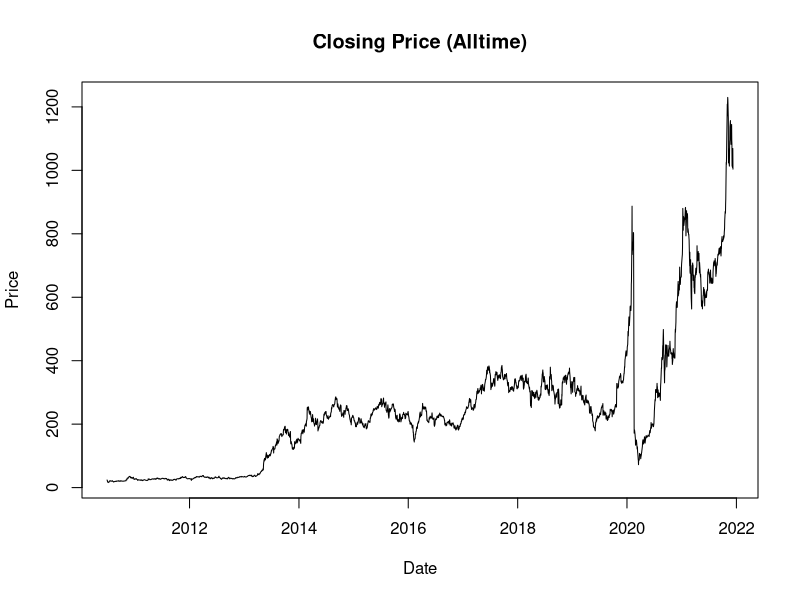
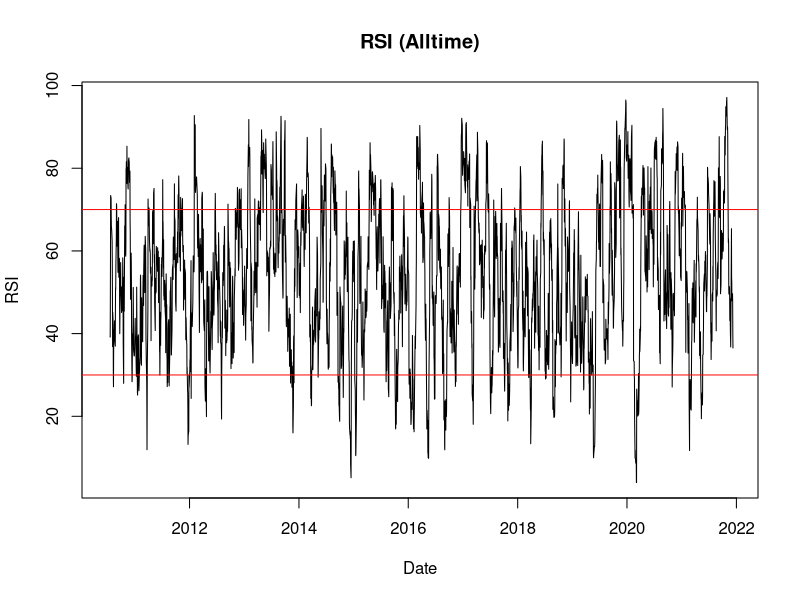
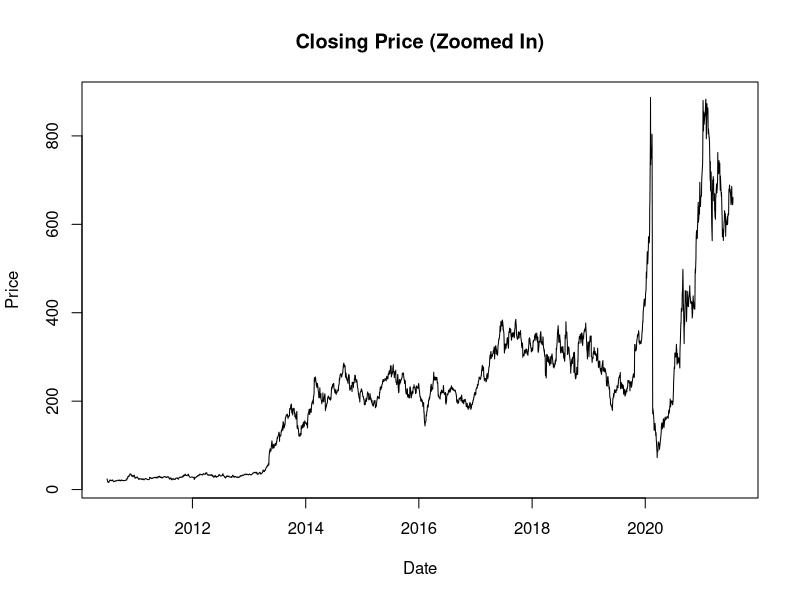
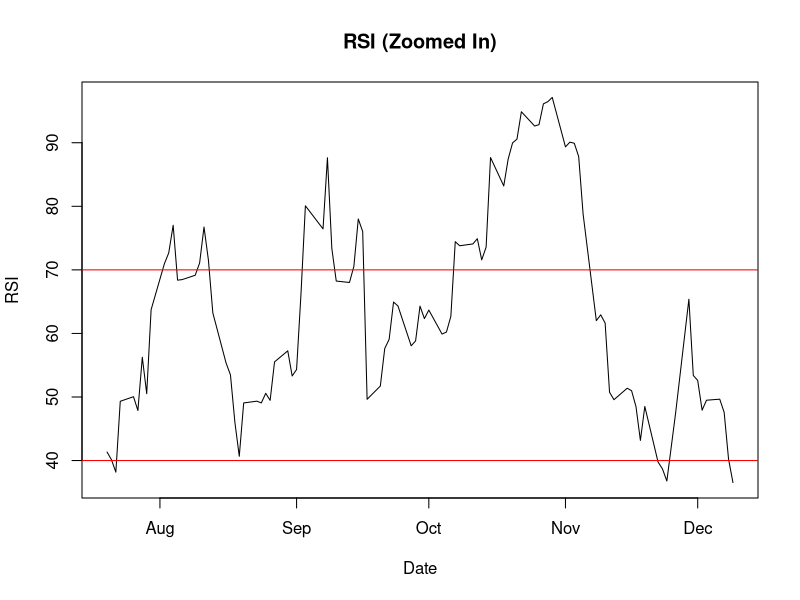
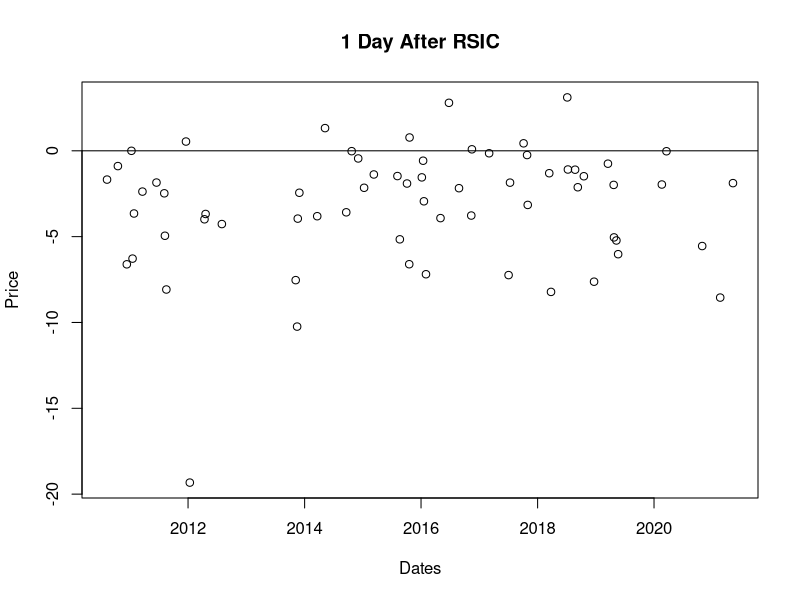
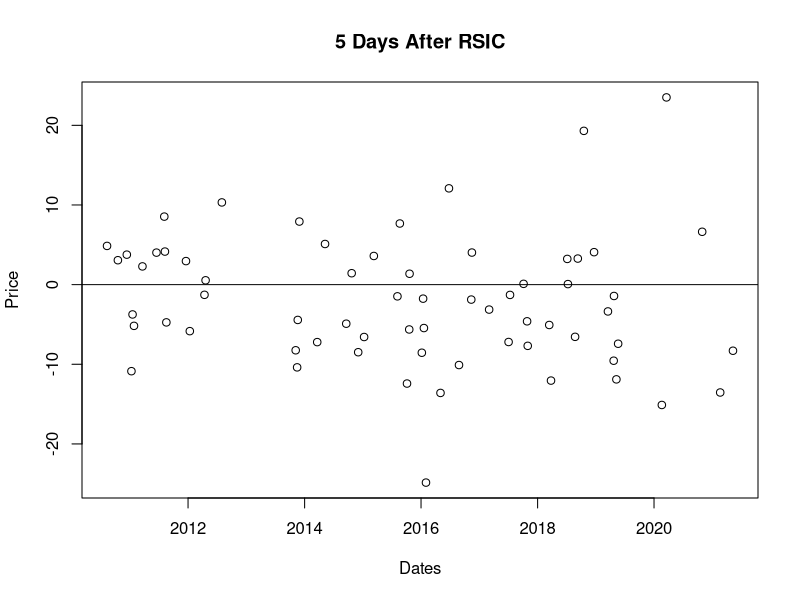
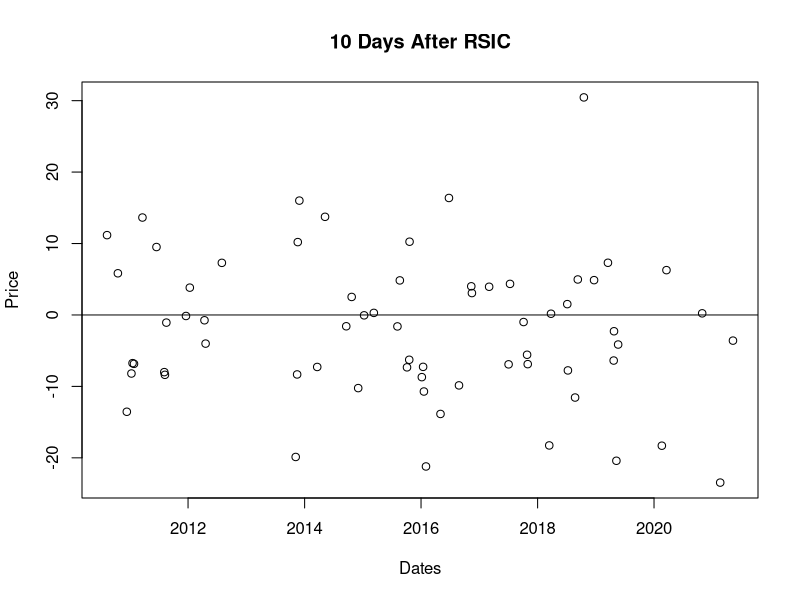
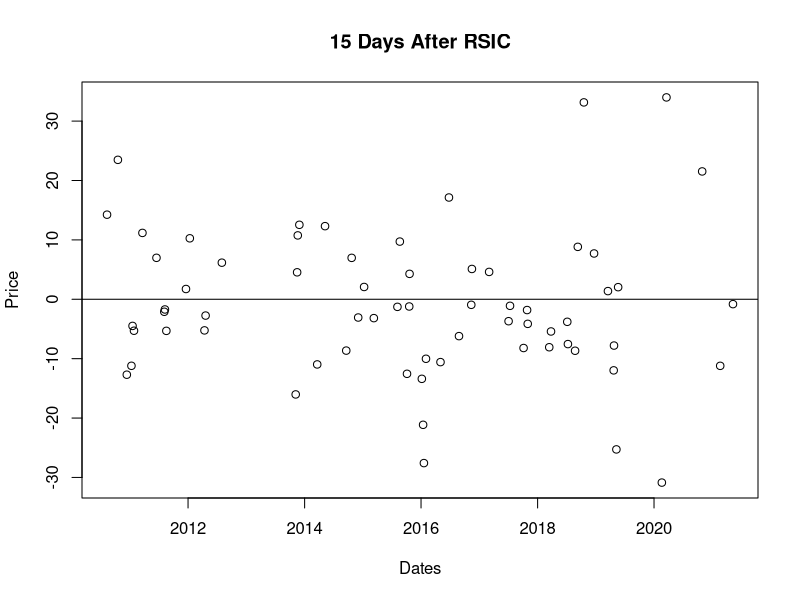

Source code (R) for these figures, in order:
## ---- chunk 1
knitr::opts_chunk$set(echo = TRUE)
## ---- chunk 2
library(flextable)
tsla <- read.csv("./TSLA.csv")

ft <- flextable(tail(tsla))
ft <- set_caption(ft, caption='Tesla Stock Data')
ft <- theme_vader(ft)
ft <- add_footer_lines(ft, "Most recent TSLA stock data from Decemeber 12, 2021.")
ft <- color(ft, part='footer', color='#666666')
ft
## ---- chunk 3
#Fix dates

tsla$Date <- as.Date(tsla$Date, format="%Y-%m-%d")

#Select out returns

tslats <- data.frame(tsla[,c(1,5)])
tslada <- tsla[,1]
tslaClose <- tsla[,5]

#Compute Change in Close prices.

change <- c()
imax <- length(tslaClose)

for (i in 1:(imax-1))
{
  change[i] <- tslaClose[i+1] - tslaClose[i]
}

# Determine if gain or loss.

gain <- c()
loss <- c()

for (i in 1:(imax-1))
{
  if (change[i] > 0)
  {
    gain[i] <- change[i]
    loss[i] <- 0
  }
  else
  {
    loss[i] <- abs(change[i])
    gain[i] <- 0
  }
}

#Compute Average Gain and Average Loss over 14 day period.

avgGain <- c()
avgLoss <- c()

for (i in 14:(imax-1))
{
  jmin <- (i - 13)
  avgGain[i] <- 0
  avgLoss[i] <- 0
  for (j in jmin:i)
  {
    avgGain[i] <- avgGain[i] + gain[j]
    avgLoss[i] <- avgLoss[i] + loss[j]
  }
  avgGain[i] <- avgGain[i]/14
  avgLoss[i] <- avgLoss[i]/14
}

# Compute Relative Strength = AvgGain/AvgLoss

RS <- c()

for (i in 1:(imax-1))
{
  RS[i] <- avgGain[i]/avgLoss[i]
}

#Compute Relative Strength Index
# RSI = if (avgloss = 0 -> 100, else 100 - (100/(1+RS)))

RSI <- c()

for (i in 14:(imax-1))
{
  if (avgLoss[i] == 0)
  {
    RSI[i] <- 100
  }
  else
  {
    RSI[i] <- (100 - (100/(1+RS[i])))
  }
}

#Plot the RSI

val <- 100
plot(tslada[1:(imax-1)], tslaClose[1:(imax-1)],
     type ='l',
     main='Closing Price (Alltime)',
     xlab='Date',
     ylab='Price')
plot(tslada[1:(imax-1)], RSI[1:(imax-1)], 
     type='l',
     main="RSI (Alltime)",
     xlab="Date",
     ylab="RSI",
     col='black')
abline(h=30, col='red')
abline(h=70, col='red')

plot(tslada[1:(imax-val-1)], tslaClose[1:(imax-val-1)],
     type ='l',
     main='Closing Price (Zoomed In)',
     xlab='Date',
     ylab='Price')
plot(tslada[(imax-val-1):(imax-1)], RSI[(imax-val-1):(imax-1)], 
     type='l',
     main="RSI (Zoomed In)",
     xlab="Date",
     ylab="RSI",
     col='black')
abline(h=30, col='red')
abline(h=40, col='red')
abline(h=70, col='red')
## ---- chunk 4
icmax <- (imax-1)
count <- 0
countNot <- 0

tsla1ret <- c()
tsla5ret <- c()
tsla10ret <- c()
tsla15ret <- c()
tsla20ret <- c()

tslaNot1ret <- c()
tslaNot5ret <- c()
tslaNot10ret <- c()
tslaNot15ret <- c()
tslaNot20ret <- c()

tslaU1 <- c()
tslaU5 <- c()
tslaU10 <- c()
tslaU15 <- c()
tslaU20 <- c()

tslaRSIda <- as.Date(c())
tslaRSINotda <- as.Date(c())

for (i in 21:icmax)
{
  if (RSI[i-1] > 30 && RSI[i] <= 30)
  {
    count <- count + 1
    tsla1ret[count] <- ((tslaClose[i+1] - tslaClose[i])/tslaClose[i])*100
    tsla5ret[count] <- ((tslaClose[i+5] - tslaClose[i])/tslaClose[i])*100
    tsla10ret[count] <- ((tslaClose[i+10] - tslaClose[i])/tslaClose[i])*100
    tsla15ret[count] <- ((tslaClose[i+15] - tslaClose[i])/tslaClose[i])*100
    tsla20ret[count] <- ((tslaClose[i+20] - tslaClose[i])/tslaClose[i])*100
    tslaRSIda[count] <- tslada[i]
  }
  else
  {
    countNot <- countNot + 1
    tslaNot1ret[countNot] <- ((tslaClose[i+1] - tslaClose[i])/tslaClose[i])*100
    tslaNot5ret[countNot] <- ((tslaClose[i+5] - tslaClose[i])/tslaClose[i])*100
    tslaNot10ret[countNot] <- ((tslaClose[i+10] - tslaClose[i])/tslaClose[i])*100
    tslaNot15ret[countNot] <- ((tslaClose[i+15] - tslaClose[i])/tslaClose[i])*100
    tslaNot20ret[countNot] <- ((tslaClose[i+20] - tslaClose[i])/tslaClose[i])*100
    tslaRSINotda[countNot] <- tslada[i]
  }
}

for (i in 1:icmax)
{
  tslaU1[i] <- ((tslaClose[i+1] - tslaClose[i])/tslaClose[i])*100
  tslaU5[i] <- ((tslaClose[i+5] - tslaClose[i])/tslaClose[i])*100
  tslaU10[i] <- ((tslaClose[i+10] - tslaClose[i])/tslaClose[i])*100
  tslaU15[i] <- ((tslaClose[i+15] - tslaClose[i])/tslaClose[i])*100
  tslaU20[i] <- ((tslaClose[i+20] - tslaClose[i])/tslaClose[i])*100
}

plot(tslaRSIda, tsla1ret,
     main='1 Day After RSIC',
     xlab='Dates',
     ylab='Price')
abline(0,0)
plot(tslaRSIda, tsla5ret,
     main='5 Days After RSIC',
     xlab='Dates',
     ylab='Price')
abline(0,0)
plot(tslaRSIda, tsla10ret,
     main='10 Days After RSIC',
     xlab='Dates',
     ylab='Price')
abline(0,0)
plot(tslaRSIda, tsla15ret,
     main='15 Days After RSIC',
     xlab='Dates',
     ylab='Price')
abline(0,0)
plot(tslaRSIda, tsla20ret,
     main='20 Days After RSIC',
     xlab='Dates',
     ylab='Price')
abline(0,0)
## ---- chunk 5
Stats <- c('Min','Q1','Q2','Mean','Q3','Max')
U1 <- as.vector(summary(tslaU1)[1:6])
Ret1 <- as.vector(summary(tsla1ret)[1:6])
NRet1 <- as.vector(summary(tslaNot1ret)[1:6])
UData <- data.frame(Stats, U1, Ret1, NRet1)
ft <- flextable(UData)
ft <- theme_vader(ft)
ft

U5 <- as.vector(summary(tslaU5)[1:6])
Ret5 <- as.vector(summary(tsla5ret)[1:6])
NRet5 <- as.vector(summary(tslaNot5ret)[1:6])
UData <- data.frame(Stats, U5, Ret5, NRet5)
ft <- flextable(UData)
ft <- theme_vader(ft)
ft

U10 <- as.vector(summary(tslaU10)[1:6])
Ret10 <- as.vector(summary(tsla10ret)[1:6])
NRet10 <- as.vector(summary(tslaNot10ret)[1:6])
UData <- data.frame(Stats, U10, Ret10, NRet10)
ft <- flextable(UData)
ft <- theme_vader(ft)
ft

U15 <- as.vector(summary(tslaU15)[1:6])
Ret15 <- as.vector(summary(tsla15ret)[1:6])
NRet15 <- as.vector(summary(tslaNot15ret)[1:6])
UData <- data.frame(Stats, U15, Ret15, NRet15)
ft <- flextable(UData)
ft <- theme_vader(ft)
ft

U20 <- as.vector(summary(tslaU20)[1:6])
Ret20 <- as.vector(summary(tsla20ret)[1:6])
NRet20 <- as.vector(summary(tslaNot20ret)[1:6])
UData <- data.frame(Stats, U20, Ret20, NRet20)
ft <- flextable(UData)
ft <- theme_vader(ft)
ft

par(mfrow = c(1,3))
boxplot(tslaU1, main='Usual 1-day Returns')
boxplot(tsla1ret, main='1-day Returns after RSI = 30 Crossover')
boxplot(tslaNot1ret, main='1-day Returns after a Non-RSI = 30 Crossover')

par(mfrow = c(1,3))
boxplot(tslaU5, main='Usual 5-day Returns')
boxplot(tsla5ret, main='5-day Returns after RSI = 30 Crossover')
boxplot(tslaNot5ret, main='5-day Returns after a Non-RSI = 30 Crossover')

par(mfrow = c(1,3))
boxplot(tslaU10, main='Usual 10-day Returns')
boxplot(tsla10ret, main='10-day Returns after RSI = 30 Crossover')
boxplot(tslaNot10ret, main='10-day Returns after a Non-RSI = 30 Crossover')

par(mfrow = c(1,3))
boxplot(tslaU15, main='Usual 15-day Returns')
boxplot(tsla15ret, main='15-day Returns after RSI = 30 Crossover')
boxplot(tslaNot15ret, main='15-day Returns after a Non-RSI = 30 Crossover')

par(mfrow = c(1,3))
boxplot(tslaU20, main='Usual 20-day Returns')
boxplot(tsla20ret, main='20-day Returns after RSI = 30 Crossover')
boxplot(tslaNot20ret, main='20-day Returns after a Non-RSI = 30 Crossover')
par(mfrow=c(1,1))

# Compare boxplots.

par(mfrow = c(1,3))
boxplot(tslaU1, main='Usual 1-day Returns')
boxplot(tsla1ret, main='1-day Returns after RSIC')
boxplot(tslaNot1ret, main='1-day Returns after NRSIC')

boxplot(tslaU5, main='Usual 5-day Returns')
boxplot(tsla5ret, main='5-day Returns after RSIC')
boxplot(tslaNot5ret, main='5-day Returns after NRSIC')

boxplot(tslaU10, main='Usual 10-day Returns')
boxplot(tsla10ret, main='10-day Returns after RSIC')
boxplot(tslaNot10ret, main='10-day Returns after NRSIC')

boxplot(tslaU15, main='Usual 15-day Returns')
boxplot(tsla15ret, main='15-day Returns after RSIC')
boxplot(tslaNot15ret, main='15-day Returns after NRSIC')

boxplot(tslaU20, main='Usual 20-day Returns')
boxplot(tsla20ret, main='20-day Returns after RSIC')
boxplot(tslaNot20ret, main='20-day Returns after NRSIC')

# Compare histograms.

hist(tslaU1, main='Usual 1-day Returns',breaks=40)
hist(tsla1ret, main='1-day Returns after RSIC',breaks=10)
hist(tslaNot1ret, main='1-day Returns after NRSIC',breaks=40)

hist(tslaU5, main='Usual 5-day Returns',breaks=40)
hist(tsla5ret, main='5-day Returns after RSIC',breaks=10)
hist(tslaNot5ret, main='5-day Returns after NRSIC',breaks=40)

hist(tslaU10, main='Usual 10-day Returns',breaks=40)
hist(tsla10ret, main='10-day Returns after RSIC',breaks=10)
hist(tslaNot10ret, main='10-day Returns after NRSIC',breaks=40)

hist(tslaU15, main='Usual 15-day Returns',breaks=40)
hist(tsla15ret, main='15-day Returns after RSIC',breaks=10)
hist(tslaNot15ret, main='15-day Returns after NRSIC',breaks=40)

hist(tslaU20, main='Usual 20-day Returns',breaks=40)
hist(tsla20ret, main='20-day Returns after RSIC',breaks=10)
hist(tslaNot20ret, main='20-day Returns after NRSIC',breaks=40)

#Check the sample sizes and variances.
par(mfrow = c(1,3))
Stats <- c('Usual 1-day','1-day After RSIC','1-day After NRSIC')
Lengths <- c(length(tslaU1),length(tsla1ret),length(tslaNot1ret))
Variances <- c(var(tslaU1,na.rm=T),var(tsla1ret,na.rm=T), var(tslaNot1ret,na.rm=T))
flextable(data.frame(Stats,Lengths, Variances))

Stats <- c('Usual 5-day','5-day After RSIC','5-day After NRSIC')
Lengths <- c(length(tslaU5),length(tsla5ret),length(tslaNot5ret))
Variances <- c(var(tslaU5,na.rm=T),var(tsla5ret,na.rm=T), var(tslaNot5ret,na.rm=T))
flextable(data.frame(Stats,Lengths, Variances))

Stats <- c('Usual 10-day','10-day After RSIC','10-day After NRSIC')
Lengths <- c(length(tslaU10),length(tsla10ret),length(tslaNot10ret))
Variances <- c(var(tslaU10,na.rm=T),var(tsla10ret,na.rm=T), var(tslaNot10ret,na.rm=T))
flextable(data.frame(Stats,Lengths, Variances))

Stats <- c('Usual 15-day','15-day After RSIC','15-day After NRSIC')
Lengths <- c(length(tslaU15),length(tsla15ret),length(tslaNot15ret))
Variances <- c(var(tslaU15,na.rm=T),var(tsla15ret,na.rm=T), var(tslaNot15ret,na.rm=T))
flextable(data.frame(Stats,Lengths, Variances))

Stats <- c('Usual 20-day','20-day After RSIC','20-day After NRSIC')
Lengths <- c(length(tslaU20),length(tsla20ret),length(tslaNot20ret))
Variances <- c(var(tslaU20,na.rm=T),var(tsla20ret,na.rm=T), var(tslaNot20ret,na.rm=T))
flextable(data.frame(Stats,Lengths, Variances))

# Compare qq plots.

par(mfrow=c(1,3))
qqnorm(tslaU1)
qqline(tslaU1)
qqnorm(tsla1ret)
qqline(tsla1ret)
qqnorm(tslaNot1ret)
qqline(tslaNot1ret)

par(mfrow=c(1,3))
qqnorm(tslaU5)
qqline(tslaU5)
qqnorm(tsla5ret)
qqline(tsla5ret)
qqnorm(tslaNot5ret)
qqline(tslaNot5ret)

par(mfrow=c(1,3))
qqnorm(tslaU10)
qqline(tslaU10)
qqnorm(tsla10ret)
qqline(tsla10ret)
qqnorm(tslaNot10ret)
qqline(tslaNot10ret)

par(mfrow=c(1,3))
qqnorm(tslaU15)
qqline(tslaU15)
qqnorm(tsla15ret)
qqline(tsla15ret)
qqnorm(tslaNot15ret)
qqline(tslaNot15ret)

par(mfrow=c(1,3))
qqnorm(tslaU20)
qqline(tslaU20)
qqnorm(tsla20ret)
qqline(tsla20ret)
qqnorm(tslaNot20ret)
qqline(tslaNot20ret)
## ---- chunk 6
shapiro <- c(0,0,0)
shapiro.test(tslaU1) 
shapiro.test(tsla1ret)
shapiro.test(tslaNot1ret)

shapiro.test(tslaU5) 
shapiro.test(tsla5ret) #normal
shapiro.test(tslaNot5ret)

shapiro.test(tslaU10) 
shapiro.test(tsla10ret) #normal
shapiro.test(tslaNot10ret)

shapiro.test(tslaU15) 
shapiro.test(tsla15ret) # between .05, .1, sort of normal, grounds for testing
shapiro.test(tslaNot15ret)

shapiro.test(tslaU20) 
shapiro.test(tsla20ret)
shapiro.test(tslaNot20ret)
## ---- chunk 7

# Conduct wilcoxon tests.

# Quick note: If we want to show some sort of result, say the 
# stock prices increase after a RSIC below 30, we do need to have
# the extra assumption that the variances are equal. However,
# if we just want to state that the two sets of data are statistically
# different, we don't need equal variances.

wilcox.test(tslaU1, tsla1ret) #not equal to 0 
wilcox.test(tslaU1, tslaNot1ret) #equal to 0

wilcox.test(tslaU5, tsla5ret) #not equal to 0
wilcox.test(tslaU5, tslaNot5ret) #equal to 0

wilcox.test(tslaU10, tsla10ret) #not equal to 0 
wilcox.test(tslaU10, tslaNot10ret) #equal to 0

wilcox.test(tslaU15, tsla15ret) #not equal to 0
wilcox.test(tslaU15, tslaNot15ret) #equal to 0

wilcox.test(tslaU20, tsla20ret) #not equal to 0
wilcox.test(tslaU20, tslaNot20ret) #equal to 0

## ---- chunk 8

OBV <- c()
tslaVol <- tsla[,7]

OBV[1] <- 0
for (i in 2:imax)
{
  OBV[i] <- 0
  if (tslaClose[i] > tslaClose[i-1])
  {
    OBV[i] <- OBV[i-1] + tslaVol[i]
  }
  else if (tslaClose[i] < tslaClose[i-1])
  {
    OBV[i] <- OBV[i-1] - tslaVol[i]
  }
  else if (tslaClose[i] == tslaClose[i-1])
  {
    OBV[i] <- OBV[i-1]
  }
}

val <- 100
plot(tslada[1:(imax-1)], tslaClose[1:(imax-1)],
     type ='l',
     main='Closing Price (Alltime)',
     xlab='Date',
     ylab='Price')
plot(tslada, OBV, type='l',
     main='On-Balance Volume Tsla (Alltime)',
     xlab='Date',
     ylab='OBV')

plot(tslada[1:(imax-val-1)], tslaClose[1:(imax-val-1)],
     type ='l',
     main='Closing Price (Zoomed In)',
     xlab='Date',
     ylab='Price')
plot(tslada[(imax-val-1):(imax-1)], OBV[(imax-val-1):(imax-1)], type='l',
     main='On-Balance Volume Tsla (Zoomed In)',
     xlab='Date',
     ylab='OBV')

## ---- chunk 9

tsla <- read.csv("./TSLA.csv")
fb <- read.csv("./FB.csv")
msft <- read.csv("./MSFT.csv")
sunw <- read.csv("./SUNW.csv")
goog <- read.csv("./GOOGL.csv")

tsla$Date <- as.Date(tsla$Date, format="%Y-%m-%d")
fb$Date <- as.Date(fb$Date, format="%Y-%m-%d")
msft$Date <- as.Date(msft$Date, format="%Y-%m-%d")
sunw$Date <- as.Date(sunw$Date, format="%Y-%m-%d")
goog$Date <- as.Date(goog$Date, format="%Y-%m-%d")

min_data <- min(nrow(tsla),nrow(fb),nrow(msft),nrow(sunw),nrow(goog))

tsla1 <- tsla[(nrow(tsla) - min_data + 1):nrow(tsla),]
fb1 <- fb
msft1 <- msft[(nrow(msft) - min_data + 1):nrow(msft),]
sunw1 <- sunw[(nrow(sunw) - min_data + 1):nrow(sunw),]
goog1 <- goog[(nrow(goog) - min_data + 1):nrow(goog),]

#Select out returns and dates

tslaClose <- tsla1[,5]
tslaDates <- tsla1[,1]

fbClose <- fb1[,5]
fbDates <- fb1[,1]

msftClose <- msft1[,5]
msftDates <- msft1[,1]

sunwClose <- sunw1[,5]
sunwDates <- sunw1[,1]

googClose <- goog1[,5]
googDates <- goog1[,1]

#Plot the data we are working with

plot(tslaDates, tslaClose, 
     type='l',
     main="TSLA Closing Prices",
     xlab="Date",
     ylab="Closing Price",
     col='black')
plot(fbDates, fbClose, 
     type='l',
     main="FB Closing Prices",
     xlab="Date",
     ylab="Closing Price",
     col='black')
plot(msftDates, msftClose, 
     type='l',
     main="MSFT Closing Prices",
     xlab="Date",
     ylab="Closing Price",
     col='black')
plot(sunwDates, sunwClose, 
     type='l',
     main="SUNW Closing Prices",
     xlab="Date",
     ylab="Closing Price",
     col='black')
plot(googDates, googClose, 
     type='l',
     main="GOOG Closing Prices",
     xlab="Date",
     ylab="Closing Price",
     col='black')
## ---- chunk 10

WP <- c(0,0,0,0,0)
wins <- 0

for (i in 2:min_data)
{
  if (tslaClose[i-1] < tslaClose[i])
  {
    wins <- wins + 1
  }
}
WP[1] <- wins/min_data

wins <- 0

for (i in 2:min_data)
{
  if (fbClose[i-1] < fbClose[i])
  {
    wins <- wins + 1
  }
}
WP[2] <- wins/min_data

wins <- 0

for (i in 2:min_data)
{
  if (msftClose[i-1] < msftClose[i])
  {
    wins <- wins + 1
  }
}
WP[3] <- wins/min_data

wins <- 0

for (i in 2:min_data)
{
  if (sunwClose[i-1] < sunwClose[i])
  {
    wins <- wins + 1
  }
}
WP[4] <- wins/min_data

wins <- 0

for (i in 2:min_data)
{
  if (googClose[i-1] < googClose[i])
  {
    wins <- wins + 1
  }
}
WP[5] <- wins/min_data

labels <- c('GOOG','MSFT','FB','TSLA','SUNW')
rankings <- c(1,2,3,4,5)

WP <- WP[order(WP, decreasing=T)]
WP <- as.matrix(WP)
colnames(WP) <- 'Ratings'
rankings <- row(WP)
colnames(rankings) <- 'Ranking'
results <- cbind(WP, rankings)
rownames(results) <-labels
print(results)
